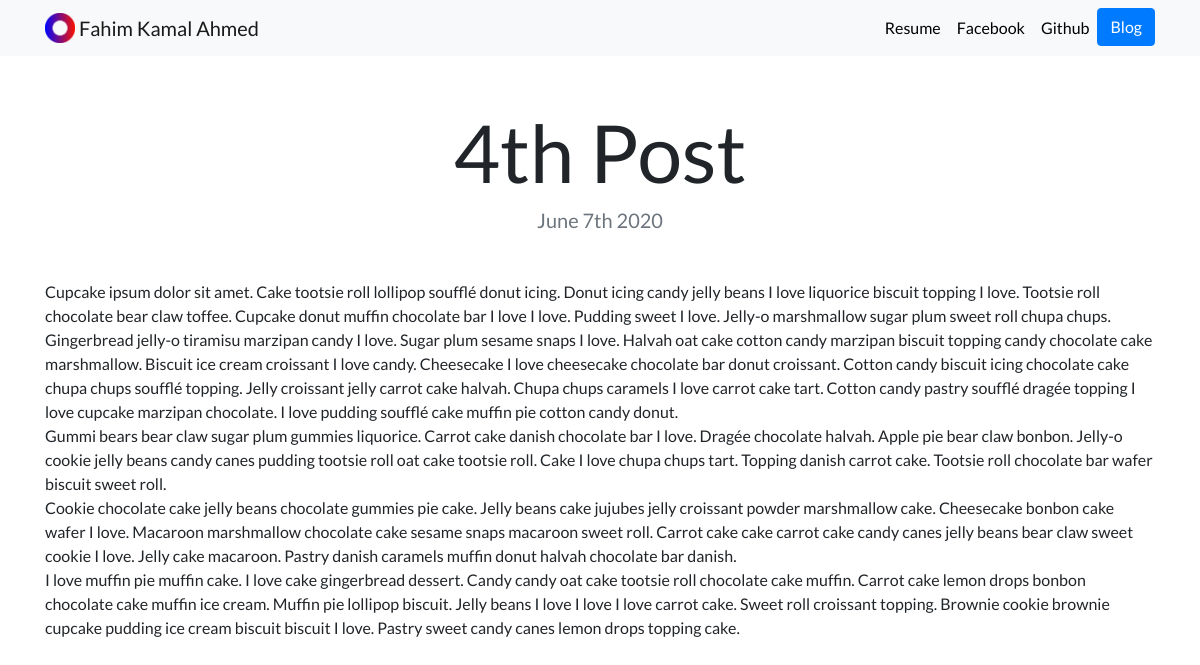
The app's page /blog/4/ with its own data.
### blog/models.py (models this page shows, shortened)
class Blog(models.Model):
    title = models.CharField(max_length=100)
    description = models.TextField()
    date = models.DateTimeField(verbose_name='Published Date')

### blog/views.py (the view)
# urls.py: path('<int:blog_id>/', views.detail, name='detail'),
def detail(request, blog_id):
    blog = get_object_or_404(Blog, pk=blog_id)
    return render(request, 'blog/detail.html', {'blog': blog})

### blog/templates/blog/detail.html
{% extends "base.html" %}
{% block content %}
  <div class="container">
    <h1 class="text-center mt-5" id="blogdetailtitle">{{ blog.title }}</h1>
    <h5 class="text-center text-muted mb-5">{{ blog.date|date:'F jS Y' }}</h5>
    {{ blog.description|safe }}
  </div>
{% endblock %}

### static/master.css (style rules this page uses)
body { font-family: 'Lato', sans-serif; }
@media (min-width: 992px) { #blogdetailtitle { font-size: 5rem; } }

### records on screen
Blog: title "4th Post", date "June 7th 2020", description "Cupcake ipsum dolor sit amet. Cake tootsie roll lollipop soufflé donut icing. Donut icing candy jelly beans I love liquorice biscuit topping I love. Tootsie roll chocolate bear claw toffee. Cupcake donut muffin chocolate bar I love I love. Pudding sweet I love. Jelly-o marshmallow sugar plum sweet roll chupa chups. Gingerbread jelly-o tiramisu marzipan candy I love. Sugar plum sesame snaps I love. Halvah oat cake cotton candy marzipan biscuit topping candy chocolate cake marshmallow. Biscuit ice cream croissant I love candy. Cheesecake I love cheesecake chocolate bar donut croissant. Cotton candy biscuit icing chocolate cake chupa chups soufflé topping. Jelly croissant jelly carrot cake…"
